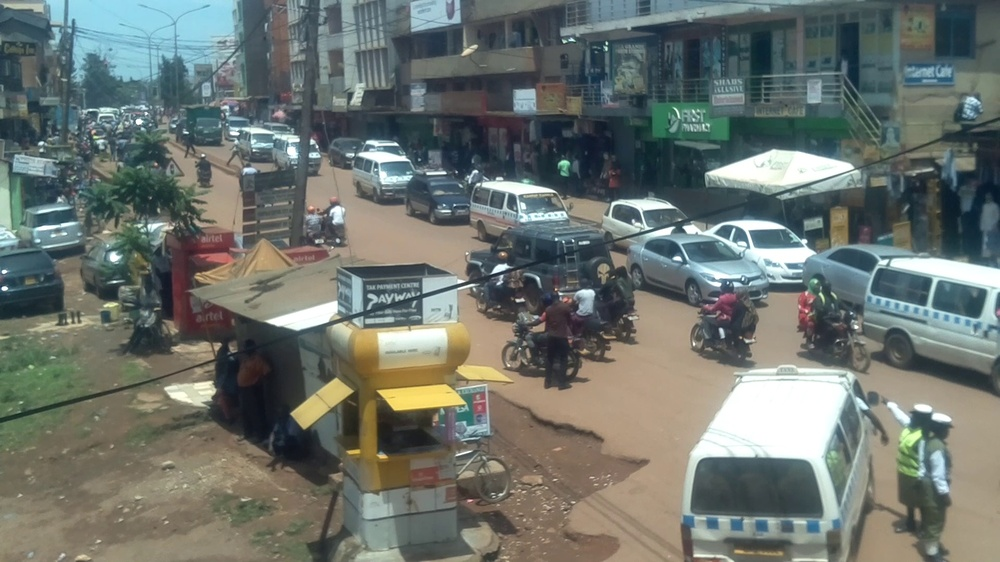
#> input picture original_images/frame18757.jpg, 1000 x 562 px, shrunk from 1920 x 1080 before the run
$ jupyter execute edge_detection.ipynb   (older library calls are emulated)
#> lines starting #> are read from the running program, lines starting #| are printed output that depends on the picture; after the words box and inside, x2 and y2 are one past the last pixel; in counts of white or black regions, pixels touching at a corner belong together
[cell 1]
import cv2
import numpy as np

[cell 2]
image = cv2.imread('original_images/frame18757.jpg')
#> image is the input picture: shape (562, 1000, 3); mean B, G, R 109.9, 115.6, 108.8

# Print error message if image is null
if image is None:
    print('Could not read image')

[cell 3]
# Convert to graycsale
img_gray = cv2.cvtColor(image, cv2.COLOR_BGR2GRAY)
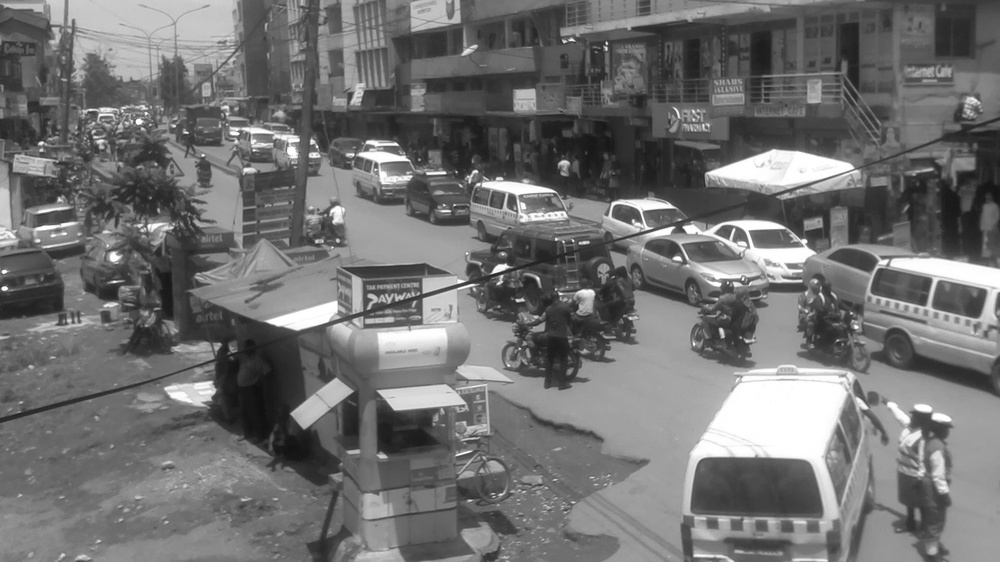
#> img_gray: shape (562, 1000); min 15, max 255, mean 112.9
cv2.imshow('image grey', img_gray)
cv2.waitKey()
cv2.destroyAllWindows()

[cell 4]
# Blur the image for better edge detection
img_blur = cv2.GaussianBlur(img_gray, (3,3), 0)
cv2.imshow('image blur', img_blur)
cv2.waitKey()
cv2.destroyAllWindows()

Sobel Edge Detection

[cell 5]
# Sobel Edge Detection
sobelx = cv2.Sobel(src=img_blur, ddepth=cv2.CV_64F, dx=1, dy=0, ksize=5) # Sobel Edge Detection on the X axis
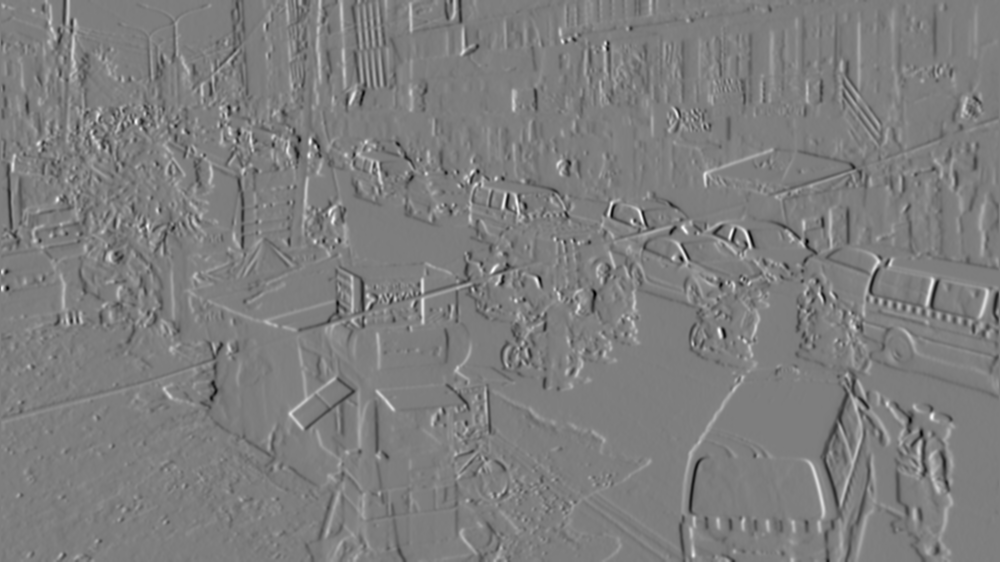
#> sobelx: shape (562, 1000) float64; min -5855, max 5973, mean -0.2; drawn with min black and max white

cv2.imshow('sobel x', sobelx)
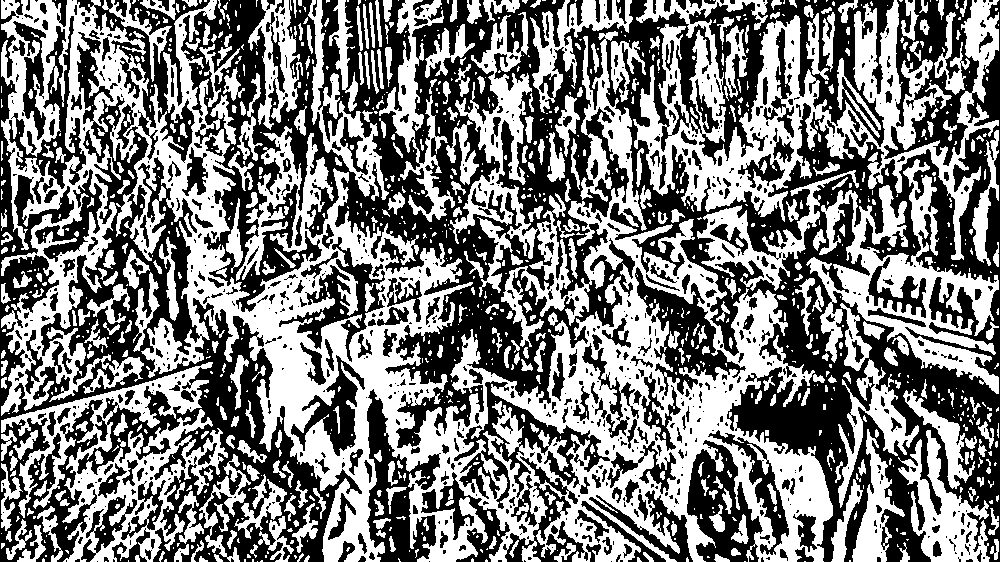
#> window 'sobel x': shape (562, 1000); 49.3% white; 1173 white regions (779 under 20 px), largest, box (x1, y1, x2, y2) and area: (1, 0, 833, 562) 137552, (633, 0, 999, 260) 28764, (1, 362, 228, 562) 14292
cv2.waitKey()
cv2.destroyAllWindows()

[cell 6]
# Sobel Edge Detection
sobely = cv2.Sobel(src=img_blur, ddepth=cv2.CV_64F, dx=0, dy=1, ksize=5) # Sobel Edge Detection on the X axis
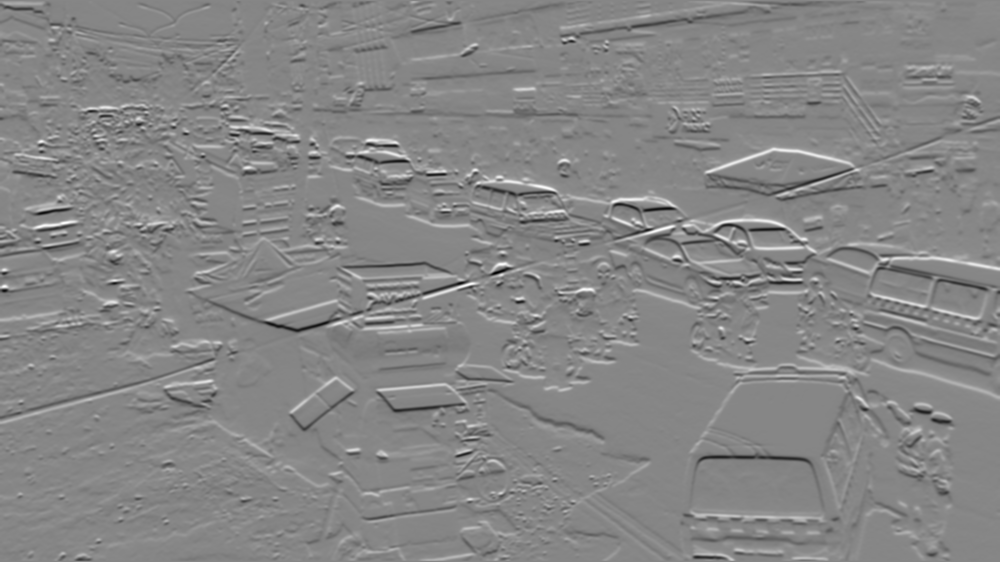
#> sobely: shape (562, 1000) float64; min -7674, max 6902, mean -1; drawn with min black and max white

cv2.imshow('sobel y', sobely)
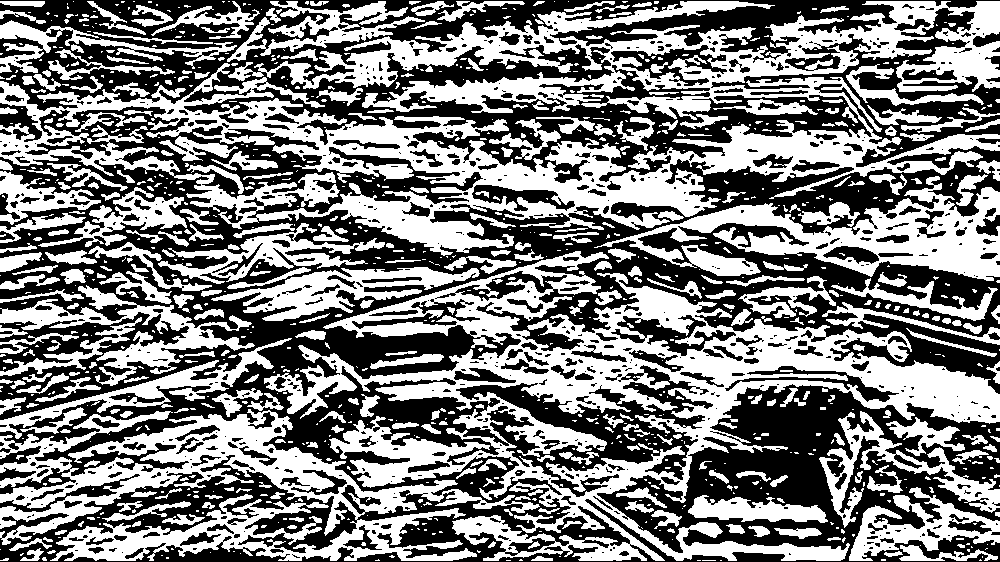
#> window 'sobel y': shape (562, 1000); 49.2% white; 993 white regions (640 under 20 px), largest, box (x1, y1, x2, y2) and area: (0, 1, 1000, 256) 78242, (264, 251, 1000, 561) 60493, (0, 409, 540, 561) 28564
cv2.waitKey()
cv2.destroyAllWindows()

[cell 7]
# Sobel Edge Detection
sobelxy = cv2.Sobel(src=img_blur, ddepth=cv2.CV_64F, dx=1, dy=1, ksize=5) # Sobel Edge Detection on the X axis
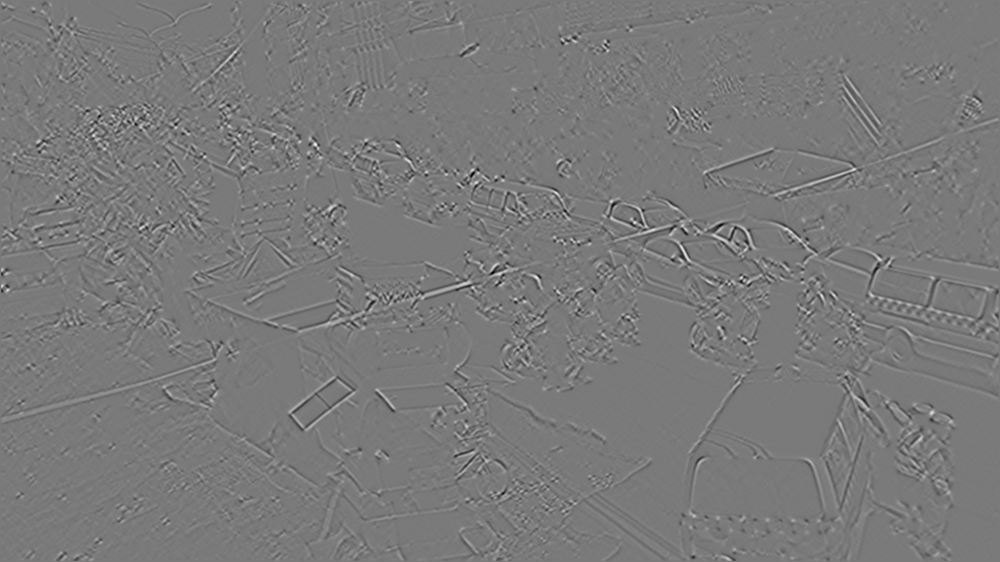
#> sobelxy: shape (562, 1000) float64; min -1263, max 1373, mean 0; drawn with min black and max white

cv2.imshow('sobel x y', sobelxy)
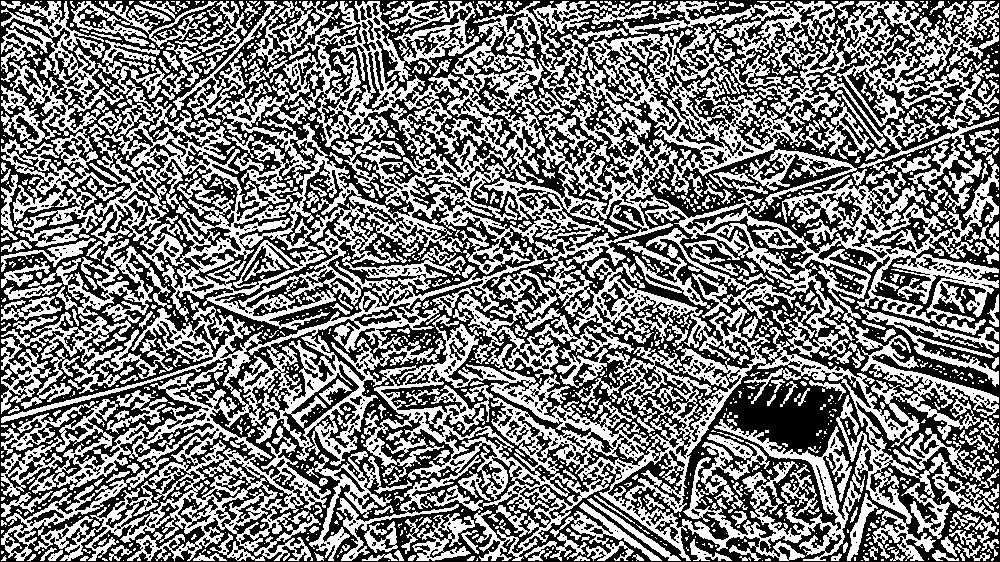
#> window 'sobel x y': shape (562, 1000); 48.1% white; 1580 white regions (1173 under 20 px), largest, box (x1, y1, x2, y2) and area: (1, 1, 999, 561) 169004, (1, 1, 124, 247) 10212, (533, 1, 871, 160) 9793
cv2.waitKey()
cv2.destroyAllWindows()

Canny Edge Detection

[cell 8]
edges = cv2.Canny(image=img_blur, threshold1=100, threshold2=200)
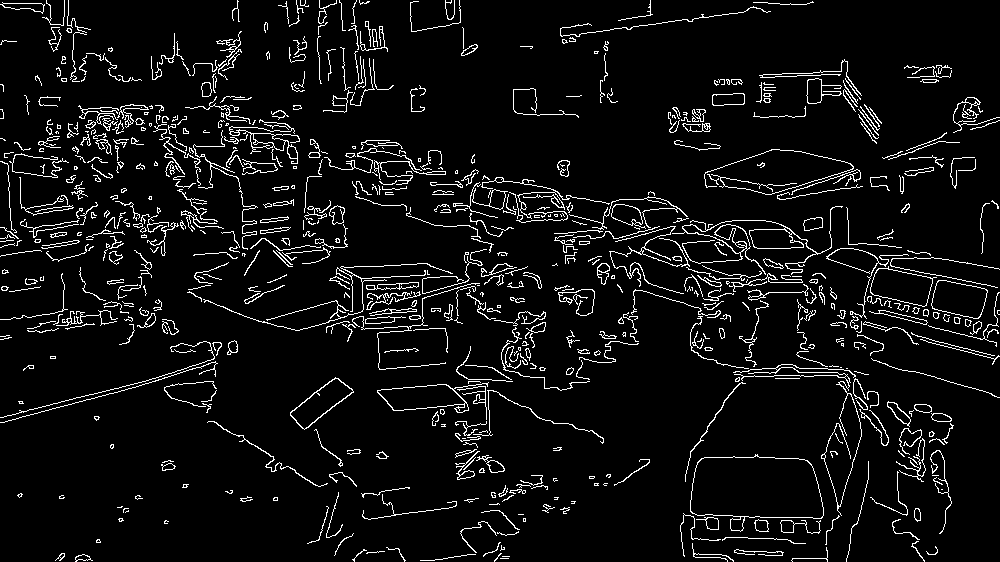
#> edges: shape (562, 1000); 6.2% white in thin lines or dots
cv2.imshow('Canny Edge Detection', edges)
cv2.waitKey(0)
cv2.destroyAllWindows()
